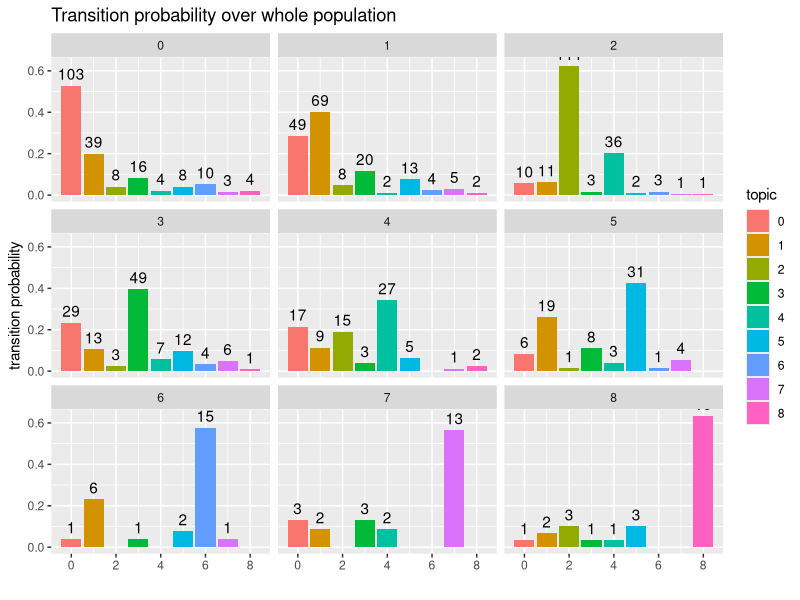
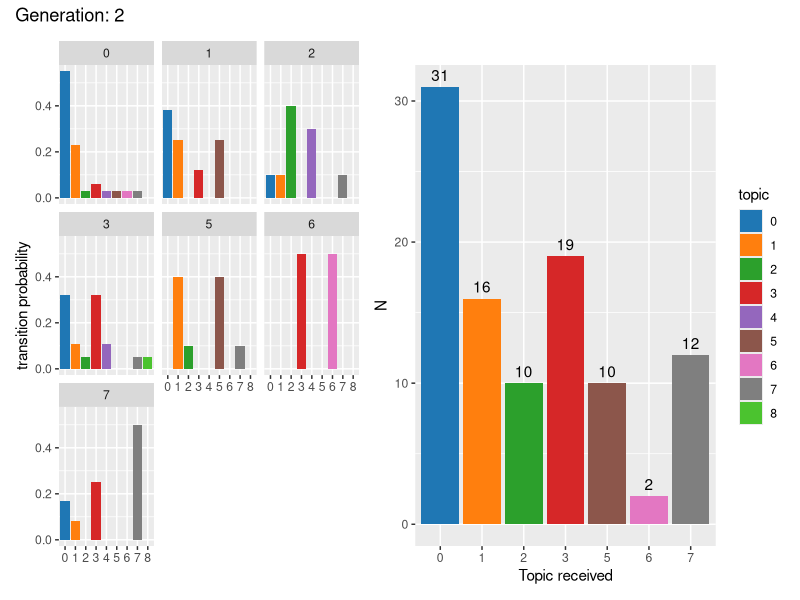
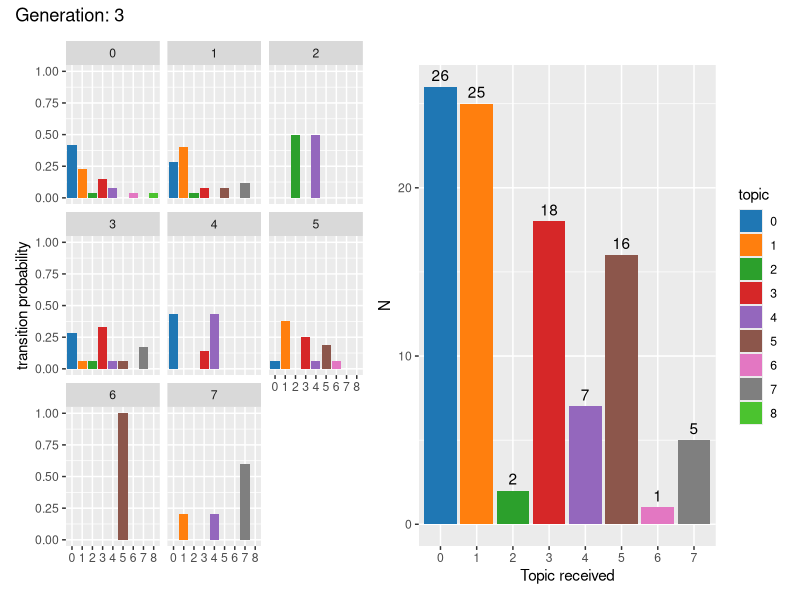
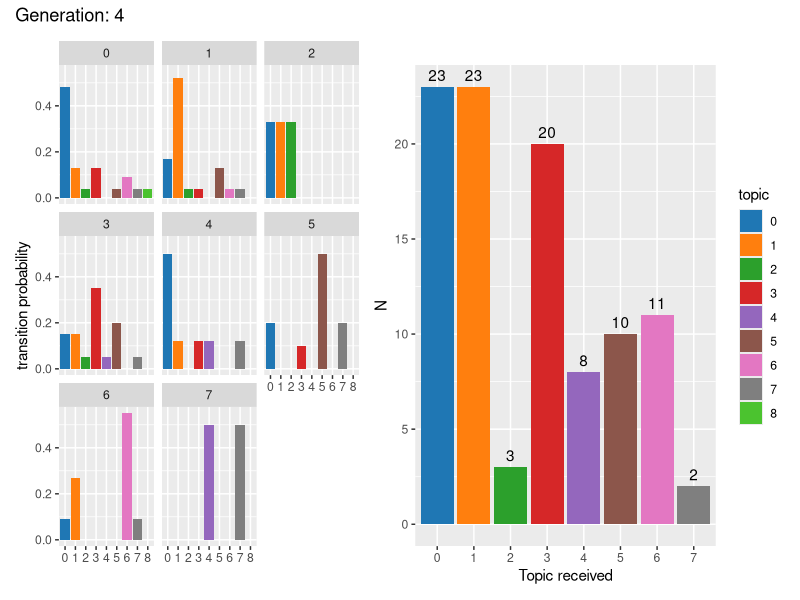
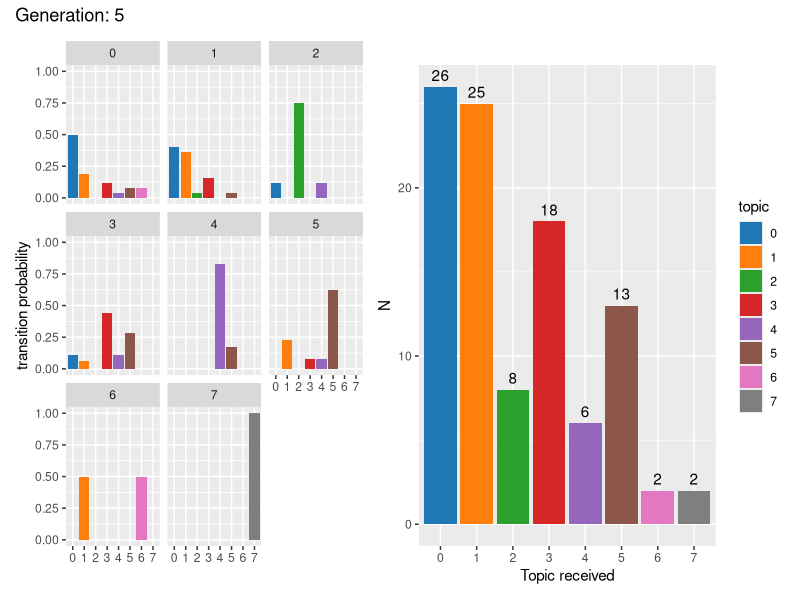
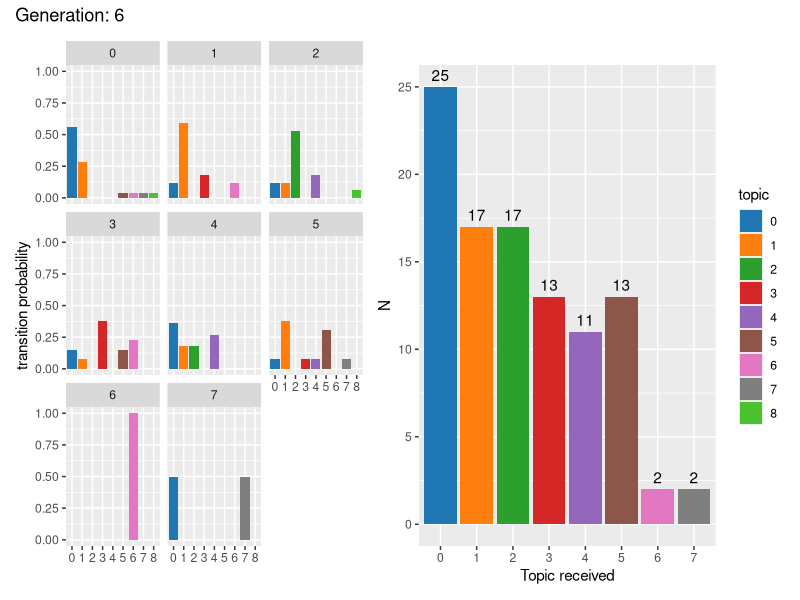
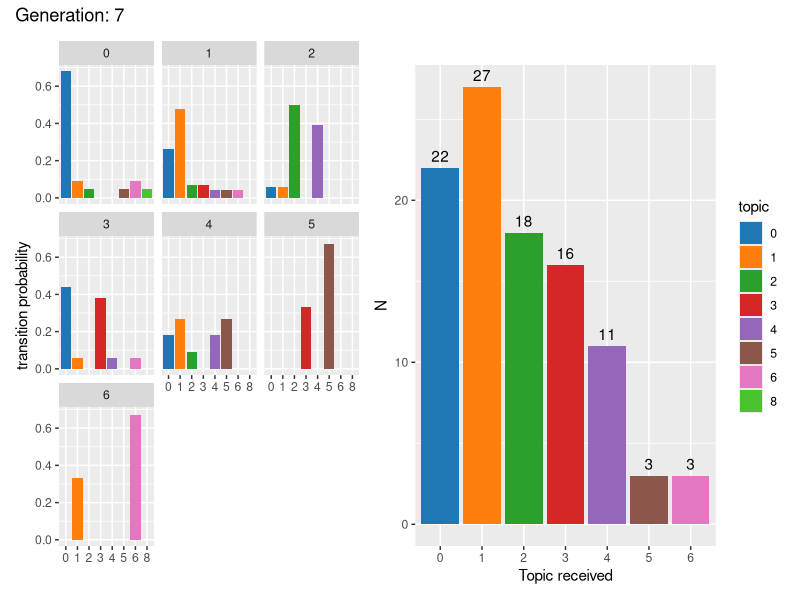
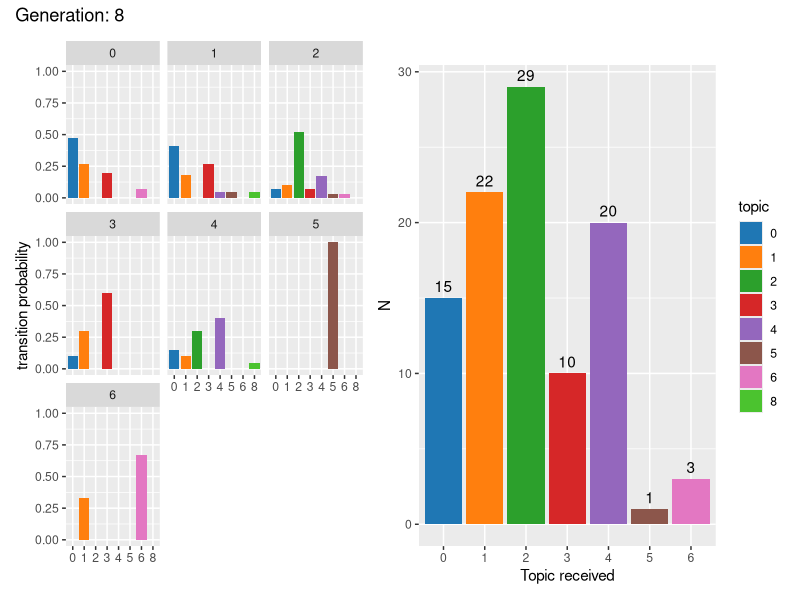

Generate these figures, in order, with R:
## ---- chunk 1
library(tidyverse)
library(ggplot2)
library(patchwork)
## ---- chunk 2
df <- read.csv("../NLP/results/docs_topic_weights_reduce_outlier.csv")

df <- df %>%
  left_join(
    df %>% select(ID, assigned_topic) %>% rename(parent_ID = ID, parent_topic = assigned_topic),
    by = "parent_ID"
  )
## ---- chunk 3
df_graph <- tibble()

for (i in 2:10){
  for (topic_n in 0:8){
    temp <- df %>%
      filter(gen == i) %>%
      filter(assigned_topic != -1) %>%
      filter(parent_topic == topic_n) %>%
      count(assigned_topic, sort = TRUE) %>%
      mutate(
        freq = round(n/sum(n), 2),
        received_topic = topic_n,
        gen = i
      ) %>%
      rename(topic = assigned_topic)
    df_graph <- bind_rows(df_graph, temp)
  }
}
## ---- chunk 4
df_graph %>%
  group_by(received_topic, topic) %>%
  summarise(
    n = sum(n)
  ) %>%
  ungroup() %>%
  group_by(received_topic) %>%
  mutate(freq = n/sum(n)) %>%
  ggplot( aes(y = freq, x = topic, fill = as.factor(topic))) +
  geom_col() +
  geom_text(aes(label = n), vjust = -0.5) +
  facet_wrap(~received_topic) +
  labs(
    x = "",
    y = "transition probability",
    fill = "topic",
    title = "Transition probability over whole population"
  )
## ---- chunk 5
topic_colors <- c(
  "0" = "#1f77b4",
  "1" = "#ff7f0e",
  "2" = "#2ca02c",
  "3" = "#d62728",
  "4" = "#9467bd",
  "5" = "#8c564b",
  "6" = "#e377c2",
  "7" = "#7f7f7f",
  "8" = "#4bc32f"
)

for (n_gen in 2:10) {
  
  p1 <- df_graph %>%
    filter(gen == n_gen) %>%
    ggplot( aes(y = freq, x = as.factor(topic), fill = as.factor(topic))) +
    geom_col() +
    facet_wrap(~received_topic) +
    scale_fill_manual(values = topic_colors) +
    labs(
      x = "",
      y = "transition probability",
      fill = "topic"
    )
  
  p2 <- df_graph %>%
    filter(gen == n_gen) %>%
    group_by(received_topic) %>%
    summarize(total_n = sum(n)) %>%
    ggplot(aes(x = as.factor(received_topic), y = total_n, fill = as.factor(received_topic))) +
    geom_col() +
    geom_text(aes(label = total_n), vjust = -0.5) +
    scale_fill_manual(values = topic_colors) +
    labs(
      x = "Topic received",
      y = "N",
      fill = "Topic"
    )
  
  p <- p1 + (p2 + plot_layout(guide = "keep")) + 
    plot_layout(guide = "collect") + 
    plot_annotation(paste("Generation:", n_gen))
  print(p)
  
}
## ---- chunk 6
df_graph <- tibble()

for (i in 2:10){
  for (topic_n in 0:8){
    temp_low <- df %>%
      filter(gen == i) %>%
      filter(rank < 50) %>%
      filter(assigned_topic != -1) %>%
      filter(parent_topic == topic_n) %>%
      count(assigned_topic, sort = TRUE) %>%
      mutate(
        freq = round(n/sum(n), 2),
        received_topic = topic_n,
        gen = i,
        rank = "low"
      ) %>%
      rename(topic = assigned_topic)
    temp_high <- df %>%
      filter(gen == i) %>%
      filter(rank >= 50) %>%
      filter(assigned_topic != -1) %>%
      filter(parent_topic == topic_n) %>%
      count(assigned_topic, sort = TRUE) %>%
      mutate(
        freq = round(n/sum(n), 2),
        received_topic = topic_n,
        gen = i,
        rank = "high"
      ) %>%
      rename(topic = assigned_topic)
    temp <- bind_rows(temp_low, temp_high)
    df_graph <- bind_rows(df_graph, temp)
  }
}
## ---- chunk 7
df_graph %>%
  filter(rank == "low") %>%
  group_by(received_topic, topic) %>%
  summarise(
    n = sum(n)
  ) %>%
  ungroup() %>%
  group_by(received_topic) %>%
  mutate(freq = n/sum(n)) %>%
  ggplot( aes(y = freq, x = topic, fill = as.factor(topic))) +
  geom_col() +
  geom_text(aes(label = n), vjust = -0.5) +
  facet_wrap(~received_topic) +
  labs(
    x = "",
    y = "transition probability",
    fill = "topic",
    title = "Transition probability over 'low' population"
  )

df_graph %>%
  filter(rank == "high") %>%
  group_by(received_topic, topic) %>%
  summarise(
    n = sum(n)
  ) %>%
  ungroup() %>%
  group_by(received_topic) %>%
  mutate(freq = n/sum(n)) %>%
  ggplot( aes(y = freq, x = topic, fill = as.factor(topic))) +
  geom_col() +
  geom_text(aes(label = n), vjust = -0.5) +
  facet_wrap(~received_topic) +
  labs(
    x = "",
    y = "transition probability",
    fill = "topic",
    title = "Transition probability over 'high' population"
  )
## ---- chunk 8
temp_1 <- df %>%
  filter(gen > 1) %>%
  group_by(gen) %>%
  count(assigned_topic) %>%
  mutate(var = "old_gen_topic") %>%
  rename(topic = assigned_topic)

temp_2 <- df %>%
  filter(gen > 1) %>%
  group_by(gen) %>%
  count(parent_topic) %>%
  mutate(var = "selected_topic") %>%
  rename(topic = parent_topic)

df_graph <- bind_rows(temp_1, temp_2)
## ---- chunk 9
df_graph %>%
  ggplot( aes(x = as.factor(topic), y = n, fill = var)) +
  geom_col(position="dodge") +
  facet_wrap(~gen) +
  labs(
    x = "topic",
    title = "Number of selected topic versus topic present in last gen"
  )
